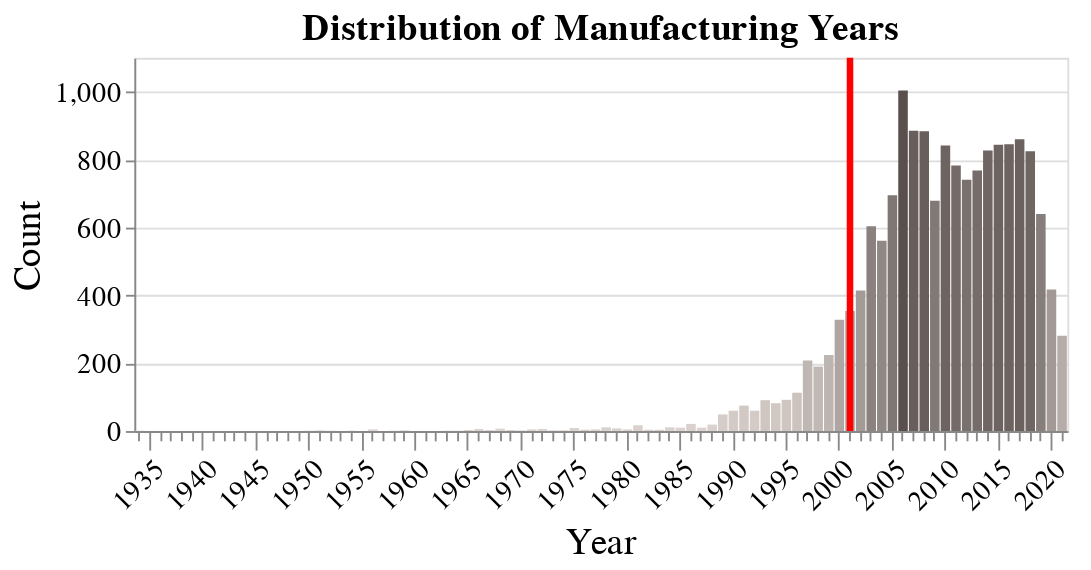

Notebook code for this chart:
### Code cell
# Create the bar chart
chart = alt.Chart(year_counts).mark_bar().encode(
    x=alt.X('year:O', title='Year', axis=alt.Axis(
        labelExpr='datum.label % 5 == 0 ? datum.label : ""',  # show label only for every 5th year
        tickSize=alt.condition(
            'datum.label % 5 == 0',
            alt.value(10),  # set tick size to 10 for every 5th year
            alt.value(5)  # set tick size to 5 otherwise
        )
    )),
    # x=alt.X('year:O', title='Year', axis=alt.Axis(labelExpr='datum.label % 5 == 0 ? datum.label : ""',)),
    y=alt.Y('count:Q', title='Count'), 
    color=alt.Color('count:Q', scale=alt.Scale(scheme='warmgreys')),
    tooltip=['year', 'count']
).properties(
    title='Distribution of Manufacturing Years',
    width=500,
    height=200)

rule = alt.Chart(pd.DataFrame({'year': [2001]})).mark_rule(color='red', size=3.5).encode(x='year:O')
combined_chart = (chart + rule).configure_axis(
    titleFontSize=20,
    labelFontSize=15,
    titleFontWeight='normal').configure_axisX(
    labelAngle=-45).configure_legend(
    disable=True).configure_title(
    fontSize=20)
    
combined_chart

### Figure 1 — Vega-Lite specification as saved in the notebook (floating-point values rounded to 4 significant figures)
{"config": {"view": {"continuousWidth": 400, "continuousHeight": 300}, "axis": {"labelFontSize": 15, "titleFontSize": 20, "titleFontWeight": "normal"}, "axisX": {"labelAngle": -45}, "legend": {"disable": true}, "title": {"fontSize": 20}}, "layer": [{"data": {"name": "data-5e00aebffd66e0042233e9c18fd98381"}, "mark": "bar", "encoding": {"color": {"field": "count", "scale": {"scheme": "warmgreys"}, "type": "quantitative"}, "tooltip": [{"field": "year", "type": "quantitative"}, {"field": "count", "type": "quantitative"}], "x": {"axis": {"labelExpr": "datum.label % 5 == 0 ? datum.label : \"\"", "tickSize": {"condition": {"test": "datum.label % 5 == 0", "value": 10}, "value": 5}}, "field": "year", "title": "Year", "type": "ordinal"}, "y": {"field": "count", "title": "Count", "type": "quantitative"}}, "height": 200, "title": "Distribution of Manufacturing Years", "width": 500}, {"data": {"name": "data-5a13c3e2157a7410fb67fd878313a9bd"}, "mark": {"type": "rule", "color": "red", "size": 3.5}, "encoding": {"x": {"field": "year", "type": "ordinal"}}}], "$schema": "https://vega.github.io/schema/vega-lite/v4.17.0.json", "datasets": {"data-5e00aebffd66e0042233e9c18fd98381": [{"year": 1934, "count": 1.0}, {"year": 1935, "count": 0.0}, {"year": 1936, "count": 0.0}, {"year": 1937, "count": 0.0}, {"year": 1938, "count": 0.0}, {"year": 1939, "count": 0.0}, {"year": 1940, "count": 0.0}, {"year": 1941, "count": 0.0}, {"year": 1942, "count": 0.0}, {"year": 1943, "count": 0.0}, {"year": 1944, "count": 0.0}, {"year": 1945, "count": 0.0}, {"year": 1946, "count": 0.0}, {"year": 1947, "count": 0.0}, {"year": 1948, "count": 0.0}, {"year": 1949, "count": 0.0}, {"year": 1950, "count": 1.0}, {"year": 1951, "count": 2.0}, {"year": 1952, "count": 1.0}, {"year": 1953, "count": 0.0}, {"year": 1954, "count": 1.0}, {"year": 1955, "count": 0.0}, {"year": 1956, "count": 5.0}, {"year": 1957, "count": 0.0}, {"year": 1958, "count": 1.0}, {"year": 1959, "count": 2.0}, {"year": 1960, "count": 0.0}, {"year": 1961, "count": 0.0}, {"year": 1962, "count": 0.0}, {"year": 1963, "count": 1.0}, {"year": 1964, "count": 1.0}, {"year": 1965, "count": 3.0}, {"year": 1966, "count": 6.0}, {"year": 1967, "count": 3.0}, {"year": 1968, "count": 7.0}, {"year": 1969, "count": 3.0}, {"year": 1970, "count": 2.0}, {"year": 1971, "count": 5.0}, {"year": 1972, "count": 6.0}, {"year": 1973, "count": 2.0}, {"year": 1974, "count": 2.0}, {"year": 1975, "count": 9.0}, {"year": 1976, "count": 4.0}, {"year": 1977, "count": 5.0}, {"year": 1978, "count": 11.0}, {"year": 1979, "count": 8.0}, {"year": 1980, "count": 5.0}, {"year": 1981, "count": 17.0}, {"year": 1982, "count": 4.0}, {"year": 1983, "count": 4.0}, {"year": 1984, "count": 11.0}, {"year": 1985, "count": 10.0}, {"year": 1986, "count": 21.0}, {"year": 1987, "count": 10.0}, {"year": 1988, "count": 19.0}, {"year": 1989, "count": 49.0}, {"year": 1990, "count": 60.0}, {"year": 1991, "count": 75.0}, {"year": 1992, "count": 60.0}, {"year": 1993, "count": 91.0}, {"year": 1994, "count": 82.0}, {"year": 1995, "count": 92.0}, {"year": 1996, "count": 113.0}, {"year": 1997, "count": 208.0}, {"year": 1998, "count": 190.0}, {"year": 1999, "count": 224.0}, {"year": 2000, "count": 328.0}, {"year": 2001, "count": 354.0}, {"year": 2002, "count": 414.0}, {"year": 2003, "count": 604.0}, {"year": 2004, "count": 561.0}, {"year": 2005, "count": 695.0}, {"year": 2006, "count": 1004.0}, {"year": 2007, "count": 885.0}, {"year": 2008, "count": 884.0}, {"year": 2009, "count": 679.0}, {"year": 2010, "count": 842.0}, {"year": 2011, "count": 783.0}, {"year": 2012, "count": 741.0}, {"year": 2013, "count": 768.0}, {"year": 2014, "count": 827.0}, {"year": 2015, "count": 844.0}, {"year": 2016, "count": 845.0}, {"year": 2017, "count": 860.0}, {"year": 2018, "count": 825.0}, {"year": 2019, "count": 640.0}, {"year": 2020, "count": 417.0}, {"year": 2021, "count": 281.0}], "data-5a13c3e2157a7410fb67fd878313a9bd": [{"year": 2001}]}}
